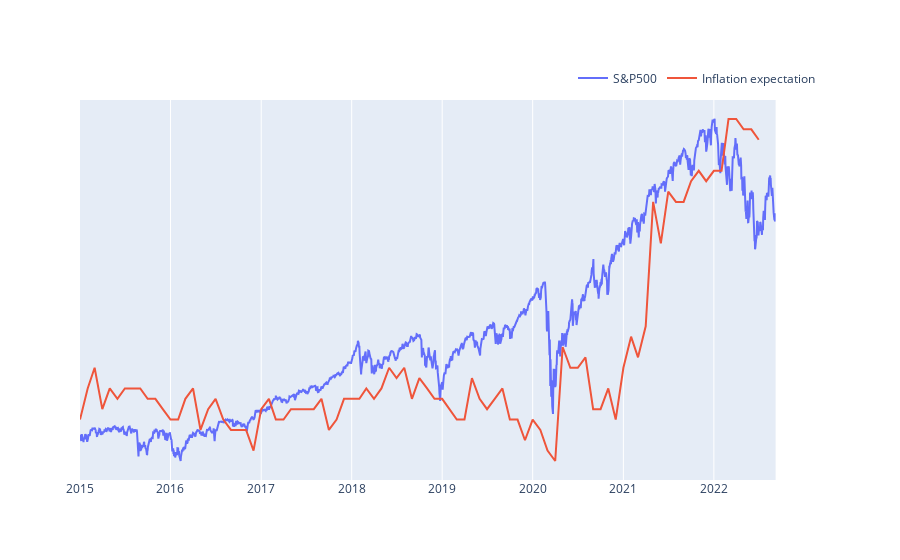

Notebook cell for this chart:
### Markdown cell above
### 2. EDA

### Code cell
plot_data([['line', sp500, 'Date', 'Close', 'S&P500', False],
           ['line', df_dict['inflation_exp'], 'Date', 'v', 'Inflation expectation', True]])
